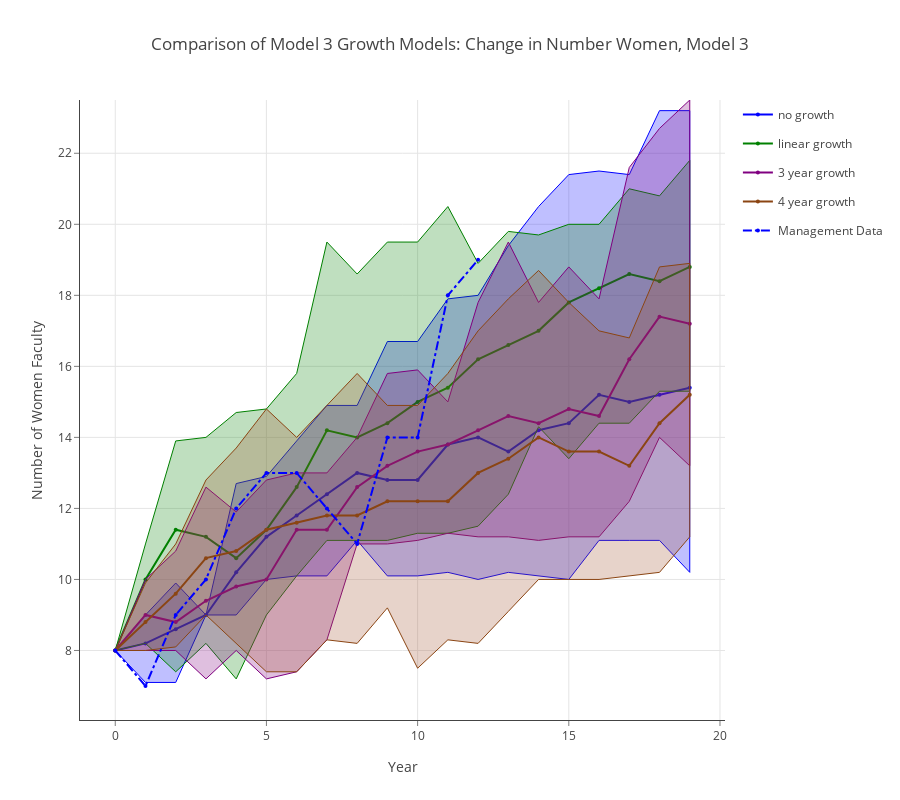

The notebook cell saved with this chart:
### Markdown cell above
## Comparison of Model 3 Growth Models: Change in Number Women, Model 3

### Code cell
data = []
linecolors = ['rgb(0,0,255)', 'rgb(0,128,0)', 'rgb(128,0,128)', 'rgb(139,69,19)']
fillcolors = ['rgba(0,0,255,0.25)', 'rgba(0,128,0,0.25)', 'rgba(128,0,128,0.25)', 'rgba(160,82,45,0.25)']

for k,v in enumerate(results.mlist):
    data.append(go.Scatter(
        x=np.append(v.summary_matrix['yr'], v.summary_matrix['yr'].values[::-1]),
        y=np.append(v.summary_matrix['f_975'], v.summary_matrix['f_025'].values[::-1]),
        fill='tozerox',
        fillcolor=fillcolors[k],
        line=dict(color=linecolors[k],
                 width=1),
        legendgroup=legend_labels[k],
        showlegend=False,
        mode='lines',
        name=legend_labels[k],
    ))

    data.append(go.Scatter(
        x=v.summary_matrix['yr'],
        y=v.summary_matrix['f_avg'],
        line=dict(color=linecolors[k],
                 width=2),
        legendgroup=legend_labels[k],
        showlegend=True,
        marker=dict(
            size=4),
        mode='lines+markers',
        name=legend_labels[k],
    ))


data.append(go.Scatter(
    x=v.summary_matrix['yr'], 
    y=v.summary_matrix['act_f'],
    line=dict(color='blue',
             dash='dashdot'),
    name='Management Data',
    mode='lines+markers',
    marker=dict(
        size=4),

))
    
layout = go.Layout(
    title='Comparison of Model 3 Growth Models: Change in Number Women, Model 3',
    height=800,
    width=900,
    paper_bgcolor='rgb(255,255,255)',
    plot_bgcolor='rgb(255,255,255)',
    xaxis=dict(
        visible=True,
        title='Year',
        gridcolor='rgb(229,229,229)',
        showgrid=True,
        showline=True,
        showticklabels=True,
        tickcolor='rgb(127,127,127)',
        ticks='outside',
        zeroline=False
    ),
    yaxis=dict(
        title='Number of Women Faculty',
        gridcolor='rgb(229,229,229)',
        showgrid=True,
        showline=True,
        showticklabels=True,
        tickcolor='rgb(127,127,127)',
        ticks='outside',
        zeroline=False
    ),
)
fig = go.Figure(data=data, layout=layout)
plotly.offline.iplot(fig, filename= 'shaded_lines')

# export image for ingestion to pdf file.
if not os.path.exists('images'):
    os.mkdir('images')
pio.write_image(fig, 'images/change_in_number_women.png')

### Figure 1 — Plotly figure (JSON) as saved in the notebook; plotly's stock layout.template omitted (floating-point values rounded to 4 significant figures)
{"data": [{"fill": "tozerox", "fillcolor": "rgba(0,0,255,0.25)", "legendgroup": "no growth", "line": {"color": "rgb(0,0,255)", "width": 1}, "mode": "lines", "name": "no growth", "showlegend": false, "type": "scatter", "uid": "f356ad31-7b1b-495c-986e-5b5325f09ef4", "x": [0, 1, 2, 3, 4, 5, 6, 7, 8, 9, 10, 11, 12, 13, 14, 15, 16, 17, 18, 19, 19, 18, 17, 16, 15, 14, 13, 12, 11, 10, 9, 8, 7, 6, 5, 4, 3, 2, 1, 0], "y": [8, 9, 9.9, 9, 12.7, 12.9, 13.9, 14.9, 14.9, 16.7, 16.7, 17.9, 18, 19.4, 20.5, 21.4, 21.5, 21.4, 23.2, 23.2, 10.2, 11.1, 11.1, 11.1, 10, 10.1, 10.2, 10, 10.2, 10.1, 10.1, 11.1, 10.1, 10.1, 10, 9, 9, 7.1, 7.1, 8]}, {"legendgroup": "no growth", "line": {"color": "rgb(0,0,255)", "width": 2}, "marker": {"size": 4}, "mode": "lines+markers", "name": "no growth", "showlegend": true, "type": "scatter", "uid": "368d9b15-ba2d-4924-ad0f-e8663be7d129", "x": [0, 1, 2, 3, 4, 5, 6, 7, 8, 9, 10, 11, 12, 13, 14, 15, 16, 17, 18, 19], "y": [8, 8.2, 8.6, 9, 10.2, 11.2, 11.8, 12.4, 13, 12.8, 12.8, 13.8, 14, 13.6, 14.2, 14.4, 15.2, 15, 15.2, 15.4]}, {"fill": "tozerox", "fillcolor": "rgba(0,128,0,0.25)", "legendgroup": "linear growth", "line": {"color": "rgb(0,128,0)", "width": 1}, "mode": "lines", "name": "linear growth", "showlegend": false, "type": "scatter", "uid": "82a960eb-8b06-44cd-950f-d148e3f3697b", "x": [0, 1, 2, 3, 4, 5, 6, 7, 8, 9, 10, 11, 12, 13, 14, 15, 16, 17, 18, 19, 19, 18, 17, 16, 15, 14, 13, 12, 11, 10, 9, 8, 7, 6, 5, 4, 3, 2, 1, 0], "y": [8, 11, 13.9, 14, 14.7, 14.8, 15.8, 19.5, 18.6, 19.5, 19.5, 20.5, 18.9, 19.8, 19.7, 20, 20, 21, 20.8, 21.8, 15.3, 15.3, 14.4, 14.4, 13.4, 14.3, 12.4, 11.5, 11.3, 11.3, 11.1, 11.1, 11.1, 10.1, 9, 7.2, 8.2, 7.4, 8.2, 8]}, {"legendgroup": "linear growth", "line": {"color": "rgb(0,128,0)", "width": 2}, "marker": {"size": 4}, "mode": "lines+markers", "name": "linear growth", "showlegend": true, "type": "scatter", "uid": "fb6a562e-f871-4d61-a3e2-0aec84d92ec8", "x": [0, 1, 2, 3, 4, 5, 6, 7, 8, 9, 10, 11, 12, 13, 14, 15, 16, 17, 18, 19], "y": [8, 10, 11.4, 11.2, 10.6, 11.4, 12.6, 14.2, 14, 14.4, 15, 15.4, 16.2, 16.6, 17, 17.8, 18.2, 18.6, 18.4, 18.8]}, {"fill": "tozerox", "fillcolor": "rgba(128,0,128,0.25)", "legendgroup": "3 year growth", "line": {"color": "rgb(128,0,128)", "width": 1}, "mode": "lines", "name": "3 year growth", "showlegend": false, "type": "scatter", "uid": "52a81f88-0bf2-483c-a2cd-982419b0a1c4", "x": [0, 1, 2, 3, 4, 5, 6, 7, 8, 9, 10, 11, 12, 13, 14, 15, 16, 17, 18, 19, 19, 18, 17, 16, 15, 14, 13, 12, 11, 10, 9, 8, 7, 6, 5, 4, 3, 2, 1, 0], "y": [8, 10, 10.8, 12.6, 11.9, 12.8, 13, 13, 14, 15.8, 15.9, 15, 17.8, 19.5, 17.8, 18.8, 17.9, 21.6, 22.7, 23.5, 13.2, 14, 12.2, 11.2, 11.2, 11.1, 11.2, 11.2, 11.3, 11.1, 11, 11, 8.3, 7.4, 7.2, 8, 7.2, 8, 8, 8]}, {"legendgroup": "3 year growth", "line": {"color": "rgb(128,0,128)", "width": 2}, "marker": {"size": 4}, "mode": "lines+markers", "name": "3 year growth", "showlegend": true, "type": "scatter", "uid": "14ea9bf4-2a4b-4a81-9986-67158dc571de", "x": [0, 1, 2, 3, 4, 5, 6, 7, 8, 9, 10, 11, 12, 13, 14, 15, 16, 17, 18, 19], "y": [8, 9, 8.8, 9.4, 9.8, 10, 11.4, 11.4, 12.6, 13.2, 13.6, 13.8, 14.2, 14.6, 14.4, 14.8, 14.6, 16.2, 17.4, 17.2]}, {"fill": "tozerox", "fillcolor": "rgba(160,82,45,0.25)", "legendgroup": "4 year growth", "line": {"color": "rgb(139,69,19)", "width": 1}, "mode": "lines", "name": "4 year growth", "showlegend": false, "type": "scatter", "uid": "c41fb1b4-8fab-494e-b8c5-0b44e0284d29", "x": [0, 1, 2, 3, 4, 5, 6, 7, 8, 9, 10, 11, 12, 13, 14, 15, 16, 17, 18, 19, 19, 18, 17, 16, 15, 14, 13, 12, 11, 10, 9, 8, 7, 6, 5, 4, 3, 2, 1, 0], "y": [8, 9.9, 11, 12.8, 13.7, 14.8, 14, 14.9, 15.8, 14.9, 14.9, 15.8, 17, 17.9, 18.7, 17.8, 17, 16.8, 18.8, 18.9, 11.2, 10.2, 10.1, 10, 10, 10, 9.1, 8.2, 8.3, 7.5, 9.2, 8.2, 8.3, 7.4, 7.4, 8.2, 9, 8.1, 8, 8]}, {"legendgroup": "4 year growth", "line": {"color": "rgb(139,69,19)", "width": 2}, "marker": {"size": 4}, "mode": "lines+markers", "name": "4 year growth", "showlegend": true, "type": "scatter", "uid": "a9faa19f-85a7-4dd1-942b-d526ef2070dd", "x": [0, 1, 2, 3, 4, 5, 6, 7, 8, 9, 10, 11, 12, 13, 14, 15, 16, 17, 18, 19], "y": [8, 8.8, 9.6, 10.6, 10.8, 11.4, 11.6, 11.8, 11.8, 12.2, 12.2, 12.2, 13, 13.4, 14, 13.6, 13.6, 13.2, 14.4, 15.2]}, {"line": {"color": "blue", "dash": "dashdot"}, "marker": {"size": 4}, "mode": "lines+markers", "name": "Management Data", "type": "scatter", "uid": "2300556f-06a0-49b4-a7bc-53e7800cdb5a", "x": [0, 1, 2, 3, 4, 5, 6, 7, 8, 9, 10, 11, 12, 13, 14, 15, 16, 17, 18, 19], "y": [8, 7, 9, 10, 12, 13, 13, 12, 11, 14, 14, 18, 19, null, null, null, null, null, null, null]}], "layout": {"height": 800, "paper_bgcolor": "rgb(255,255,255)", "plot_bgcolor": "rgb(255,255,255)", "title": {"text": "Comparison of Model 3 Growth Models: Change in Number Women, Model 3"}, "width": 900, "xaxis": {"gridcolor": "rgb(229,229,229)", "showgrid": true, "showline": true, "showticklabels": true, "tickcolor": "rgb(127,127,127)", "ticks": "outside", "title": {"text": "Year"}, "visible": true, "zeroline": false}, "yaxis": {"gridcolor": "rgb(229,229,229)", "showgrid": true, "showline": true, "showticklabels": true, "tickcolor": "rgb(127,127,127)", "ticks": "outside", "title": {"text": "Number of Women Faculty"}, "zeroline": false}}}
